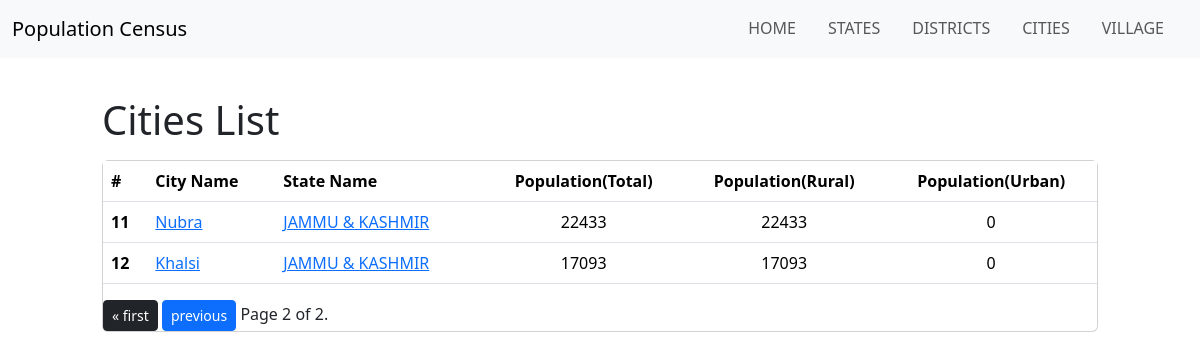
Screenshot of /census-2011/cities/?page=2 with the database file from the repository.
### census/models.py (models this page shows, shortened)
class City(models.Model):
    name = models.CharField(max_length=30)
    state = models.ForeignKey(State, on_delete = models.CASCADE)
    district = models.ForeignKey(District, on_delete=models.CASCADE)
    city_code = models.CharField(max_length=30, default="")
    slug = models.SlugField(unique=True, blank=True)

class State(models.Model):
    name = models.CharField(max_length=30, unique=True)
    state_code = models.CharField(max_length=30, default='')
    slug = models.SlugField(unique=True, blank=True)
    def __str__(self):
        return f"{self.name}"

class Year(models.Model):
    year = models.IntegerField()
    state = models.ForeignKey(State, on_delete=models.CASCADE, null=True, blank=True, related_name='state_years')
    district = models.ForeignKey(District, on_delete=models.CASCADE, null=True, blank=True, related_name='district_years')
    city = models.ForeignKey(City, on_delete=models.CASCADE, null=True, blank=True, related_name='city_years')
    village = models.ForeignKey(Village, on_delete=models.CASCADE, null=True, blank=True, related_name='village_years')
    data = models.ForeignKey(Data, on_delete=models.CASCADE, null=True, related_name='data_year')
    rural_data = models.ForeignKey(Data, on_delete=models.CASCADE, null=True, related_name='rural_data_year')
    urban_data = models.ForeignKey(Data, on_delete=models.CASCADE, null=True, related_name='urban_data_year')

class Data(models.Model):
    state_code = models.CharField(max_length=10, default='')
    district_code = models.CharField(max_length=10,default='')
    sub_district_code = models.CharField(max_length=20, default='')  # Adjust the max_length as needed
    town_village_code = models.CharField(max_length=20, default='')
    ward_code = models.CharField(max_length=50, default='')
    enumeration_block_code = models.CharField(max_length=50, default='')
    level_of_admin_unit = models.CharField(max_length=50, default='')
    area_name = models.CharField(max_length=50,default='')
    total_rural_urban = models.CharField(max_length=50, default='')
    no_of_houshold = models.IntegerField(null=True)
    total_popul_persons = models.IntegerField(null=True)
    total_popul_males = models.IntegerField(null=True)
    total_popul_females = models.IntegerField(null=True)
    popul_in_agePersons = models.IntegerField(null=True)
    popul_in_ageMales = models.IntegerField(null=True)
    popul_in_ageFemales = models.IntegerField(null=True)
    caste_popul_persons = models.IntegerField(null=True)
    caste_popul_males = models.IntegerField(null=True)
    caste_popul_females = models.IntegerField(null=True)
    tribe_popul_persons = models.IntegerField(null=True)
    tribe_popul_males = models.IntegerField(null=True)
    tribe_popul_females = models.IntegerField(null=True)
    literates_persons = models.IntegerField(null=True)
    literates_males = models.IntegerField(null=True)
    literates_females = models.IntegerField(null=True)
    illiterates_persons = models.IntegerField(null=True)
    illiterates_males = models.IntegerField(null=True)
    illiterates_females = models.IntegerField(null=True)
    total_workers_persons = models.IntegerField(null=True)
    total_workers_males = models.IntegerField(null=True)
    total_workers_females = models.IntegerField(null=True, blank=True)
    main_workers_persons = models.IntegerField(null=True)
    main_workers_males = models.IntegerField(null=True)
    main_workers_females = models.IntegerField(null=True)
    workers_culti_persons = models.IntegerField(null=True)
    workers_culti_males = models.IntegerField(null=True)
    workers_culti_females = models.IntegerField(null=True)
    main_workers_agri_labourers_persons = models.IntegerField(null=True)
    main_workers_agri_labourers_males = models.IntegerField(null=True)
    main_workers_agri_labourers_females = models.IntegerField(null=True)
    main_workers_household_industries_persons = models.IntegerField(null=True)
    main_workers_household_industries_males = models.IntegerField(null=True)
    main_workers_household_industries_females = models.IntegerField(null=True)
    main_workers_other_workers_persons = models.IntegerField(null=True)
    main_workers_other_workers_males = models.IntegerField(null=True)
    main_workers_other_workers_females = models.IntegerField(null=True)
    marginal_workers_persons = models.IntegerField(null=True)
    marginal_workers_males = models.IntegerField(null=True)
    marginal_workers_females = models.IntegerField(null=True)
    marginal_cultivators_persons = models.IntegerField(null=True)
    marginal_cultivators_males = models.IntegerField(null=True)
    marginal_cultivators_females = models.IntegerField(null=True)
    marginal_agri_labourers_persons = models.IntegerField(null=True)
    marginal_agri_labourers_males = models.IntegerField(null=True)
    marginal_agri_labourers_females = models.IntegerField(null=True)
    marginal_workers_household_industries_persons = models.IntegerField(null=True)
    marginal_workers_household_industries_males = models.IntegerField(null=True)
    marginal_workers_household_industries_females = models.IntegerField(null=True)
    marginal_workers_other_workers_persons = models.IntegerField(null=True)
    marginal_workers_other_workers_males = models.IntegerField(null=True)
    marginal_workers_other_workers_females = models.IntegerField(null=True)
    marginal_workers_3_to_6_months_persons = models.IntegerField(null=True)
    marginal_workers_3_to_6_months_males = models.IntegerField(null=True)
    marginal_workers_3_to_6_months_females = models.IntegerField(null=True)
    marginal_cultivators_persons_3_to_6_months = models.IntegerField(null=True)
    marginal_cultivators_males_3_to_6_months = models.IntegerField(null=True)
    marginal_cultivators_females_3_to_6_months = models.IntegerField(null=True)
    marginal_agri_labourers_persons_3_to_6_months = models.IntegerField(null=True)
    marginal_agri_labourers_males_3_to_6_months = models.IntegerField(null=True)
    marginal_agri_labourers_females_3_to_6_months = models.IntegerField(null=True)
    marginal_workers_household_industries_persons_3_to_6_months = models.IntegerField(null=True)
    marginal_workers_household_industries_males_3_to_6_months = models.IntegerField(null=True)
    marginal_workers_household_industries_females_3_to_6_months = models.IntegerField(null=True)
    marginal_other_workers_persons_3_to_6_months = models.IntegerField(null=True)
    marginal_other_workers_males_3_to_6_months = models.IntegerField(null=True)
    marginal_other_workers_females_3_to_6_months = models.IntegerField(null=True)
    marginal_workers_less_than_3_months_persons = models.IntegerField(null=True)
    marginal_workers_less_than_3_months_males = models.IntegerField(null=True)
    marginal_workers_less_than_3_months_females = models.IntegerField(null=True)
    marginal_cultivators_persons_less_than_3_months = models.IntegerField(null=True)
    marginal_cultivators_males_less_than_3_months = models.IntegerField(null=True)
    marginal_cultivators_females_less_than_3_months = models.IntegerField(null=True)
    marginal_agri_labourers_persons_less_than_3_months = models.IntegerField(null=True)
    marginal_agri_labourers_males_less_than_3_months = models.IntegerField(null=True)
    marginal_agri_labourers_females_less_than_3_months = models.IntegerField(null=True)
    marginal_workers_household_industries_persons_less_than_3_months = models.IntegerField(null=True)
    marginal_workers_household_industries_males_less_than_3_months = models.IntegerField(null=True)
    marginal_workers_household_industries_females_less_than_3_months = models.IntegerField(null=True)
    marginal_other_workers_persons_less_than_3_months = models.IntegerField(null=True)
    marginal_other_workers_males_less_than_3_months = models.IntegerField(null=True)
    marginal_other_workers_females_less_than_3_months = models.IntegerField(null=True)
    non_workers_persons = models.IntegerField(null=True)
    non_workers_males = models.IntegerField(null=True)
    non_workers_females = models.IntegerField(null=True)

### census/views.py (the view)
# urls.py: path("cities/", views.cities, name="cities"),
def cities(request):
    cities = City.objects.all()
    items_per_page = 10
    paginator = Paginator(cities, items_per_page)
    page = request.GET.get('page')
    try:
        paginated_data = paginator.page(page)
    except PageNotAnInteger:
        paginated_data = paginator.page(1)
    except EmptyPage:
        paginated_data = paginator.page(paginator.num_pages)
    return render(request, "states/cities_list.html",{"cities_list": paginated_data})

### census/templates/states/cities_list.html (shortened to what this page needs)
<!DOCTYPE html>
<html lang="en">
<head>
    {% load static %}
    <link href="https://cdn.jsdelivr.net/npm/bootstrap@5.3.2/dist/css/bootstrap.min.css" rel="stylesheet"
>
</head>
<body>
    <nav class="navbar navbar-expand-lg bg-body-tertiary fixed-top">
        <div class="container-fluid">
            <a class="navbar-brand" href="#">Population Census</a>
           <div class="offcanvas offcanvas-end" tabindex="-1" id="offcanvasNavbar" aria-labelledby="offcanvasNavbarLabel">
            <div class="offcanvas-body">
                <ul class="navbar-nav justify-content-end flex-grow-1 pe-3 text-uppercase nav-underline">
                    <li class="nav-item">
                        <a class="nav-link" aria-current="page" href="{% url 'index' %}">Home</a>
                    </li>
                    <li class="nav-item">
                        <a class="nav-link" aria-current="page" href="{% url 'state_list' %}">States</a>
                    </li>
                    <li class="nav-item">
                        <a class="nav-link" href="{% url 'district' %}">Districts</a>
                    </li>
                    <li class="nav-item">
                        <a class="nav-link" href="{% url 'cities' %}">Cities</a>
                    </li>
                    <li class="nav-item">
                        <a class="nav-link" href="{% url 'village' %}">Village</a>
                    </li>
                </ul>
            </div>
        </div>
    </div>
    </nav>
    <div class="container mt-5">
     <section class="container my-5">
        <h1 class="h-primary px-5">Cities List</h1>
        {% if cities_list %}
        <div class="card mx-5 mb-5 mt-3">
          <div class="table-responsive">
            <table class="table table-hover">
              <thead>
                <tr>
                  <th scope="col">#</th>
                  <th scope="col">City Name</th>
                  <th scope="col">State Name</th>
                  <th scope="col" class="text-center">Population(Total)</th>
                  <th scope="col" class="text-center">Population(Rural)</th>
                  <th scope="col" class="text-center">Population(Urban)</th>
                </tr>
              </thead>
              <tbody>
                {% for cities in cities_list %}
                <tr>
                  <th scope="row">{{cities.city_code}}</th>
                  <td><a href="{% url 'village_list' cities.slug %}">{{cities.name}}</a></td>
                  <td><a href="{% url 'district_list' slug=cities.state.slug %}">{{cities.state}}</a></td>
                  <td class="text-center">{{ cities.city_years.all.0.data.total_popul_persons}}</td>
                  <td class="text-center">{{ cities.city_years.all.0.rural_data.total_popul_persons}}</td>
                  <td class="text-center">{{ cities.city_years.all.0.urban_data.total_popul_persons}}</td>
                </tr>
                {% endfor %}
              </tbody>
            </table>
                <div class="pagination">
                    <span class="step-links">
                    {% if cities_list.has_previous %}
                        <a href="?page=1"><button type="button" class="btn btn-dark  btn-sm">&laquo; first</button></a>
                        <a href="?page={{ cities_list.previous_page_number }}"><button type="button" class="btn btn-primary  btn-sm">previous</button></a>
                    {% endif %}
                    <span class="current">
                        Page {{ cities_list.number }} of {{ cities_list.paginator.num_pages }}.
                    </span>
                    </span>
                 </div>
          </div>
        </div>
        {% else %}
        <p>No Cities are available.</p>
        {% endif %}
      </section>
  </div>
</body>
</html>

### rows the page displays
City: city_code "11", name "Nubra", state "JAMMU & KASHMIR", city_years.all.0.data.total_popul_persons "22433", city_years.all.0.rural_data.total_popul_persons "22433", city_years.all.0.urban_data.total_popul_persons "0"
City: city_code "12", name "Khalsi", state "JAMMU & KASHMIR", city_years.all.0.data.total_popul_persons "17093", city_years.all.0.rural_data.total_popul_persons "17093", city_years.all.0.urban_data.total_popul_persons "0"

### other values shown
{{ cities_list.number }} "2"
{{ cities_list.paginator.num_pages }} "2"
